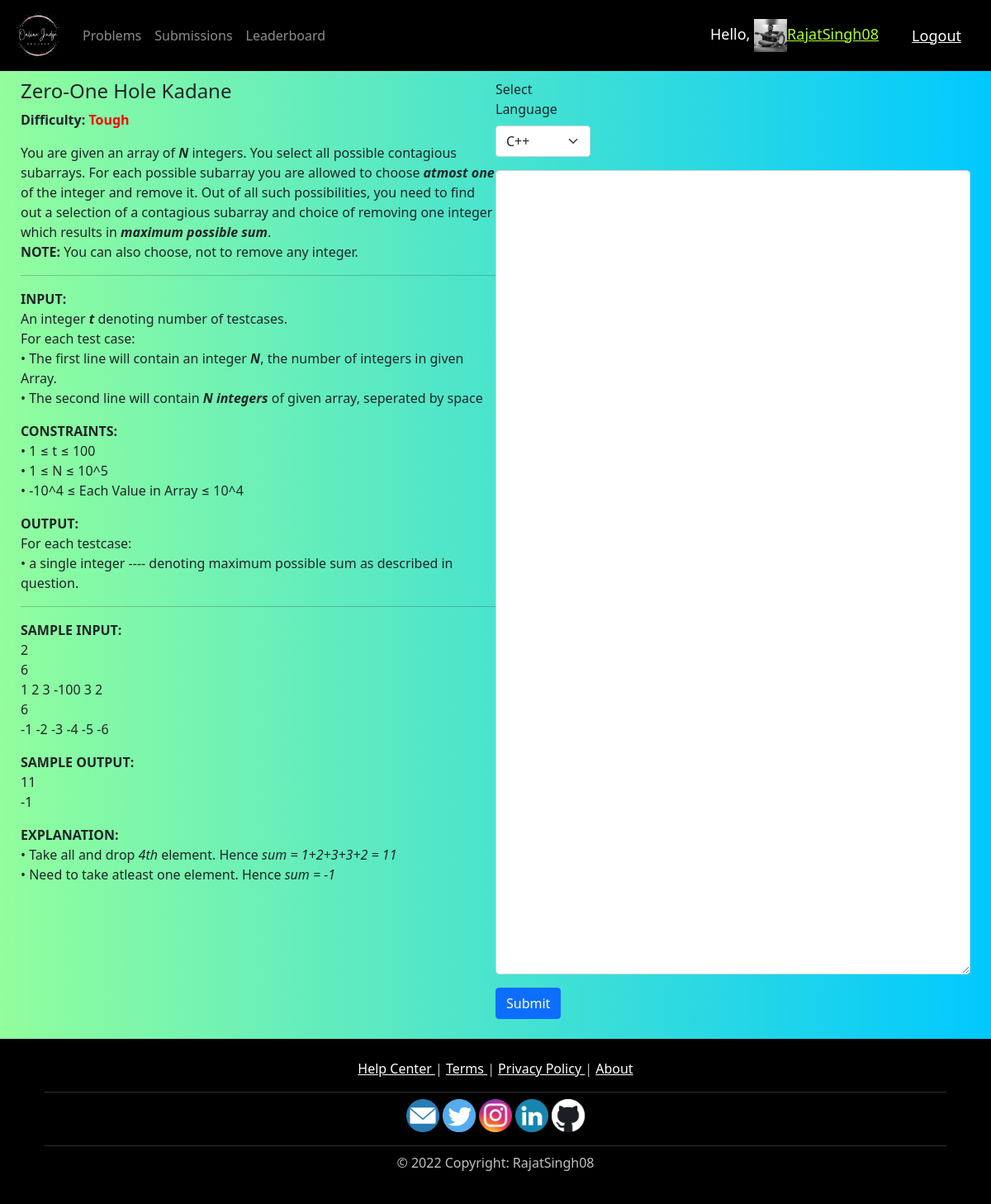
/problems/4/ (signed in), run on the app's committed database.
### OJ/models.py (models this page shows, shortened)
class User(AbstractUser):
    email = models.EmailField(unique=True, default="")
    total_score = models.IntegerField(default=0)
    solve_count = models.IntegerField(default=0)
    full_name = models.CharField(max_length=50, default="")
    profile_pic = models.ImageField(
        default="defaultpic.png", blank=True, null=True, upload_to='')
    class Meta:
        ordering = ['-total_score']
    def __str__(self):
        return self.username

class Problem(models.Model):
    TOUGHNESS = (("Easy", "Easy"), ("Medium", "Medium"), ("Tough", "Tough"))
    STATUS = (("Unsolved", "Unsolved"), ("Solved", "Solved"))
    name = models.CharField(max_length=100, default="")
    description = FroalaField(default="")
    difficulty = models.CharField(max_length=10, choices=TOUGHNESS)
    time_limit = models.IntegerField(default=1)
    memory_limit = models.IntegerField(default=128)
    score = models.IntegerField(default=0)
    solved_status = models.CharField(
        max_length=10, choices=STATUS, default="Unsolved")

### OJ/views.py (the view)
# urls.py: path('problems/<int:problem_id>/', views.descriptionPage, name='description'),
@login_required(login_url='login')
def descriptionPage(request, problem_id):
    user_id = request.user.id
    problem = get_object_or_404(Problem, id=problem_id)
    user = User.objects.get(id=user_id)
    context = {'problem': problem, 'user': user, 'user_id': user_id}
    return render(request, 'OJ/description.html', context)

### OJ/templates/OJ/description.html (shortened to what this page needs)
{% extends 'OJ/main.html' %}
{% block content %}
<div style="width: 100%;">
    <div style="float:left; width: 50%">
        <h4>{{problem.name}}</h4>
        <b>Difficulty:</b>
        {% if problem.difficulty == "Easy" %}
        <b style="color: green;">{{problem.difficulty}}</b>
        {% elif problem.difficulty == "Medium" %}
        <b style="color: blue;">{{problem.difficulty}}</b>
        {% else %}
        <b style="color: red;">{{problem.difficulty}}</b>
        {% endif %}
        {% autoescape off %}
        <p>{{problem.description}}</p>
        {% endautoescape %}
    </div>
    <div style="float:right; width: 50%;">
        <form action="{% url 'verdict' problem.id %}" method="POST">
            <fieldset>
                <div class="form-group" style="width: 20%;">
                    <label>Select Language</label>
                    <select name="language" id="language" class="form-select">
                        <option>C++</option>
                    </select>
                </div>
                <div class="form-group">
                    <textarea name="code" id="code"
                        class="form-control" rows="40"></textarea>
                </div>
                <button type="submit" class="btn btn-primary">Submit</button>
            </fieldset>
        </form>
    </div>
</div>
<br>
{% endblock %}

### OJ/templates/OJ/navbar.html (shortened to what this page needs)
{% load static %}
<nav class="navbar navbar-expand-lg navbar-dark"
    style="background-color: #000000;">
    <a class="navbar-brand" href="/"><img src="{% static 'images/logo.png' %}"
            width="60" height="60" /></a>
    <div class="collapse navbar-collapse" id="navbarNav">
        <ul class="navbar-nav mr-auto mt-2 mt-lg-0">
            <li class="nav-item">
                <a class="nav-link" href="/problems">Problems</a>
            </li>
            <li class="nav-item">
                <a class="nav-link" href="/submissions">Submissions</a>
            </li>
            <li class="nav-item">
                <a class="nav-link" href="/leaderboard">Leaderboard</a>
            </li>
        </ul>
    </div>
    <span class="hello-msg">Hello,
        <a class="hello-msg" style="color: greenyellow"
            href="{% url 'account' %}">
            <img src="{{request.user.profile_pic.url}}"
                width="40" height="40" />{{request.user}}
        </a>
    </span>
    <span><a class="hello-msg" href="{% url 'logout' %}">Logout</a></span>
</nav>

### static/css/main.css (style rules this page uses)
body { background: #00C9FF !important; background: -webkit-linear-gradient(to right, #92FE9D, #00C9FF) !important; background: linear-gradient(to right, #92FE9D, #00C9FF) !important; }

### OJ/templates/OJ/navbar.html (style rules this page uses)
.hello-msg { font-size: 18px; color: #fff; margin-right: 20px; }

### data on the page
User: user.profile_pic (picture), user "RajatSingh08"
Problem: name "Zero-One Hole Kadane", difficulty "Tough", description "You are given an array of N integers. You select all possible contagious subarrays. For each possible subarray you are allowed to choose atmost one of the integer and remove it. Out of all such possibilities, you need to find out a selection of a contagious subarray and choice of removing one integer which results in maximum possible sum . NOTE: You can also choose, not to remove any integer. INPUT: An integer t denoting number of testcases. For each test case: • The first line will contain an integer N , the number of integers in given Array. • The second line will contain N integers of given array, seperated by space CONSTRAINTS: • 1 ≤ t ≤ 100 • 1 ≤ N ≤ 10^5 • -10^4 ≤ Each Value in Array…"
